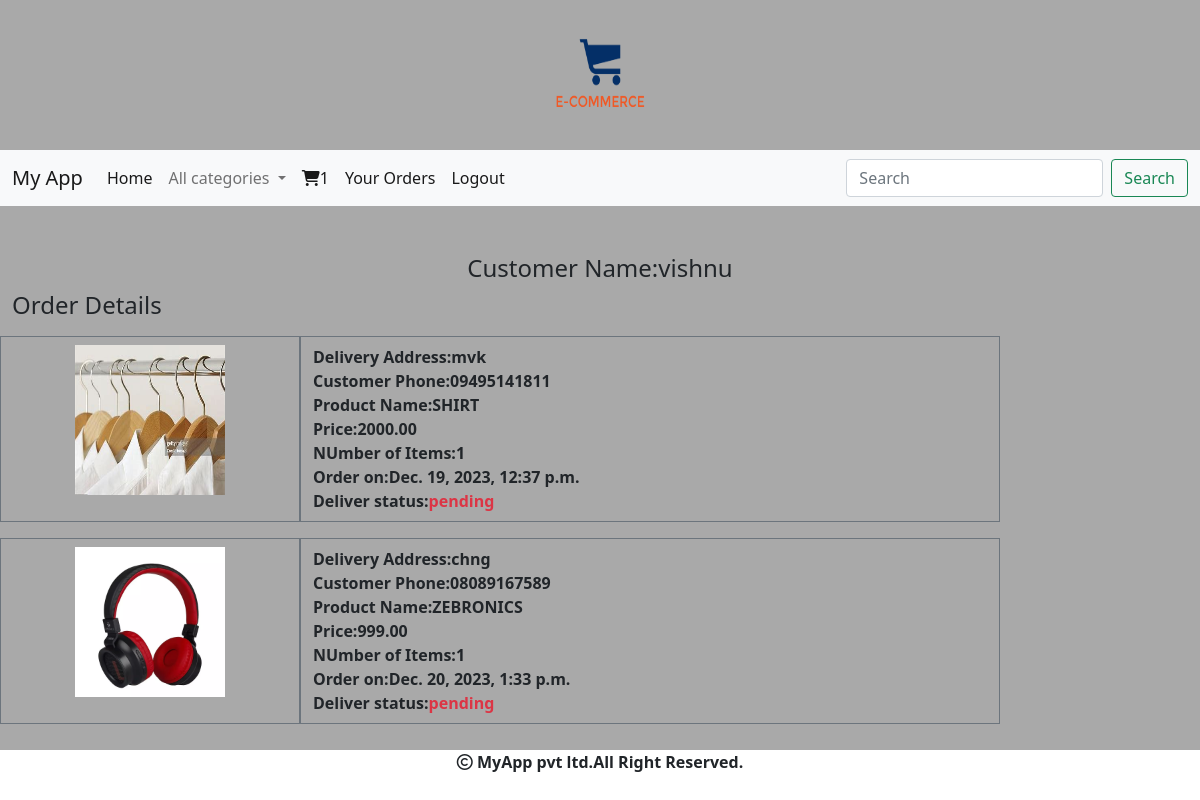
The app's page /cart/orderview (signed in) with its own data.
### cart/models.py (models this page shows, shortened)
class Order(models.Model):
    product = models.ForeignKey(Product, on_delete=models.CASCADE)
    user = models.ForeignKey(User, on_delete=models.CASCADE)
    no_of_items = models.IntegerField()
    address=models.TextField()
    phone=models.CharField(max_length=30)
    order_status=models.CharField(max_length=20,default="pending")
    delivery_status=models.CharField(max_length=20,default="pending")
    date_ordered=models.DateTimeField(auto_now_add=True)

### shop/models.py (models this page shows, shortened)
class Product(models.Model):
    name=models.CharField(max_length=200)
    desc=models.TextField()
    image=models.ImageField(upload_to='shop/categories',blank=True,null=True)
    price=models.DecimalField(max_digits=10,decimal_places=2)
    category=models.ForeignKey(Category,on_delete=models.CASCADE)
    stock=models.IntegerField()
    available=models.BooleanField(default=True)
    created=models.DateTimeField(auto_now_add=True)
    updates=models.DateTimeField(auto_now=True)

### cart/views.py (the view)
# urls.py: path('orderview', views.orderview, name="orderview"),
def orderview(request):
    u=request.user
    o=Order.objects.filter(user=u)
    return render(request,'orderview.html',{'u':u.username,'o':o})

### cart/context_processors.py (called while the page is built)
def productcount(request):
    item_count=0
    if request.user.is_authenticated:
         u=request.user
    try:
        cart=Cart.objects.filter(user=u)
        for i in cart:
            item_count=item_count+i.quantity
    except:
        item_count=0
    return {'count':item_count}

### shop/context_processors.py (called while the page is built)
def menu_link(request):
    c=Category.objects.all()
    return {'link':c}

### templates/orderview.html
<!DOCTYPE html>
{% extends 'base.html' %}
{% load static %}
{% block content %}
<div class="container-fluid mt-5" style="margin-bottom:60px;">
    <h4 class="text-center">Customer Name:{{u}}</h4>
    <div class="row">
        <h4>Order Details</h4>
        {% for i in o %}
        <div class="col-sm-3 my-2 py-2 border border-1 border-secondary">
            <center>
            <img src="{{i.product.image.url}}" height="150px" width="150px">
        </div>
        <div class="col-sm-7 my-2 py-2 border border-1 border-secondary">
          <b>Delivery Address:{{i.address}}</b><br>
          <b>Customer Phone:{{i.phone}}</b><br>
          <b>Product Name:{{i.product.name}}</b><br>
          <b>Price:{{i.product.price}}</b><br>
          <b>NUmber of Items:{{i.no_of_items}}</b><br>
          <b>Order on:{{i.date_ordered}}</b><br>
          <b>Deliver status:<span class="text-danger">{{i.delivery_status}}</span></b>
        </div>
    {% endfor %}
     </div>
</div>
    {% endblock %}

### templates/base.html (shortened to what this page needs)
<!DOCTYPE html>
{% load static %}
<html lang="en">
<head>
    <link href="https://cdn.jsdelivr.net/npm/bootstrap@5.0.2/dist/css/bootstrap.min.css" rel="stylesheet">
    <link rel="stylesheet" href="{% static 'css/style.css' %}">
    <link rel="stylesheet" href="https://cdnjs.cloudflare.com/ajax/libs/font-awesome/6.5.1/css/all.min.css" />
</head>
<body>
<header>
    <center><img src="{% static 'images/lo.png' %}"  height="150px" width="150px"></center>
    <nav class="navbar navbar-expand-lg navbar-light bg-light">
  <div class="container-fluid">
    <a class="navbar-brand" href="#">My App</a>
    <div class="collapse navbar-collapse" id="navbarSupportedContent">
      <ul class="navbar-nav me-auto mb-2 mb-lg-0">
        <li class="nav-item">
          <a class="nav-link active" aria-current="page" href="{% url 'shop:allcat' %}">Home</a>
        </li>
        <li class="nav-item dropdown">
          <a class="nav-link dropdown-toggle" href="#" id="navbarDropdown" role="button" data-bs-toggle="dropdown" aria-expanded="false">
            All categories
          </a>
        </li>
        {% if user.is_authenticated %}
        {% if user.is_superuser == False %}
        <li class="nav-item">
          <a class="nav-link active" aria-current="page" href="{% url 'cart:cartview' %}"><i class="fa-solid fa-cart-shopping"></i>{{count}}</a>
        </li>
           <li class="nav-item">
          <a class="nav-link active" aria-current="page" href="{% url 'cart:orderview' %}">Your Orders</a>
        </li>
        {% endif %}
          <li class="nav-item">
          <a class="nav-link active" aria-current="page" href="{% url 'shop:user_logout' %}">Logout</a>
        </li>
       {% endif %}
      </ul>
      <form class="d-flex" method="POST" action="{% url 'search:search' %}">
        <input class="form-control me-2" type="search"  name="q" placeholder="Search" aria-label="Search">
        <button class="btn btn-outline-success" type="submit">Search</button>
      </form>
    </div>
  </div>
</nav>
</header>
{% block content %}
{% endblock %}
<footer>
  <div class=" mt-5 footer ">
   <p> <i class="fa-regular fa-copyright"> </i> MyApp pvt ltd.All Right Reserved.</p>
  </div>
</footer>
</body>
</html>

### static/css/style.css (style rules this page uses)
body { background-color:#A9A9A9; }
.footer { height:50px; width:100%; background-color:white; position:fixed; bottom:0; left:0; text-align:center; font-weight:bold; }

### records on screen
Order: product.image (picture), address "mvk", phone "09495141811", product.name "SHIRT", product.price "2000.00", no_of_items "1", date_ordered "Dec. 19, 2023, 12:37 p.m.", delivery_status "pending"
Order: product.image (picture), address "chng", phone "08089167589", product.name "ZEBRONICS", product.price "999.00", no_of_items "1", date_ordered "Dec. 20, 2023, 1:33 p.m.", delivery_status "pending"

### other values on screen
{{ count }} "1"
{{ u }} "vishnu"
